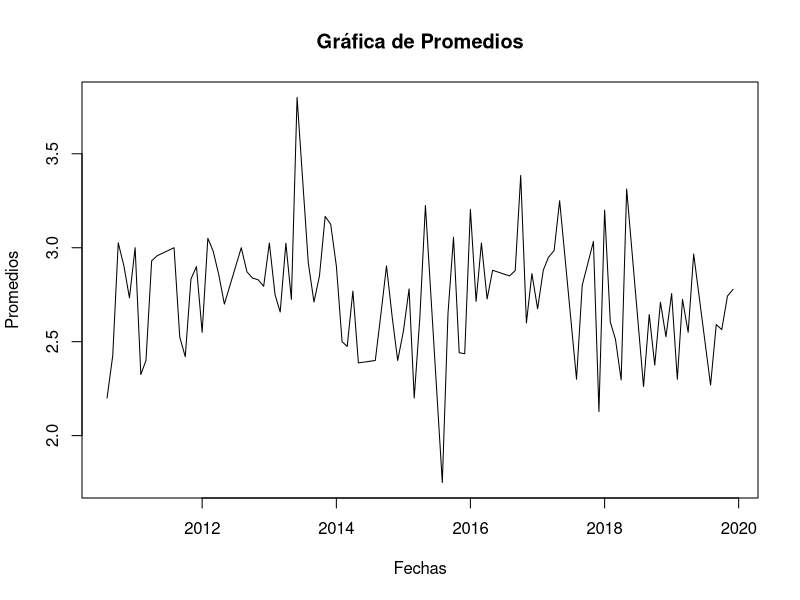

This chart was generated by the following R code:
library(dplyr)
library(lubridate)

#' Exportamos los datos de la carpeta y lo almacenamos en un
#' Data frame para poder cambiar el formato de fecha con mutate

setwd("c:/Users/gabri/Documents/BEDU/FASE II/Postwork/")

datos <- read.csv("match.data.csv")

head(datos)
dim(datos)
str(datos)
datos <- mutate(datos, date = as.Date(date, "%Y-%m-%d"))


#1
#' Creamos un vector suma con el numero total de filas de nuestro
#' Data frame y por medio de un for creamos la suma de cada fila de goles.
#'
#' Seguido de esto usamos cbind para unir la nueva columna de suma a nuestro DF.

suma <- as.data.frame(c(1:3800))
tail(suma)

for (i in 1:3800) {
  suma[i,1] <- datos[i,3] + datos[i,5]

}
head(suma)
names(suma) <- "sumagoles"

datos <- cbind(datos,suma)


#2
#' Ahora utilizamos la paqueteria de Lubridate para agrupar las fechas por meses
#' y por medio de su funcion summarise nos permite sacar el promedio para cada agrupación.

promedios <- datos %>%
  group_by(fecha = floor_date(datos$date, unit = "month")) %>%
  summarise(prom_goles = mean(sumagoles))

#3
#' Creamos un serie de tiempo que vaya del primer valor al valor 96 que equivale a
#' la fecha final 2019-12-01

promedios.ts <- ts(promedios$prom_goles,start = 1,end = 96)
tail(promedios.ts)

#4
#' Finalmente, graficamos nuestro resultado, donde x es igual a las fechas y Y a los promedios.

plot(promedios$fecha[1:96],promedios.ts, type = "l",
     xlab = "Fechas", ylab = "Promedios", main = "Gráfica de Promedios")

